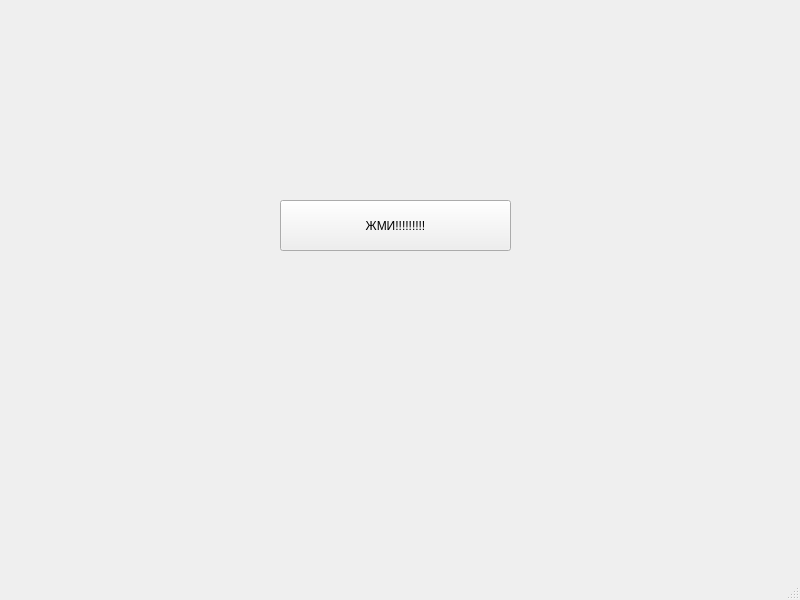
<?xml version="1.0" encoding="UTF-8"?>
<ui version="4.0">
 <class>MainWindow</class>
 <widget class="QMainWindow" name="MainWindow">
  <property name="geometry">
   <rect>
    <x>0</x>
    <y>0</y>
    <width>800</width>
    <height>600</height>
   </rect>
  </property>
  <property name="windowTitle">
   <string>MainWindow</string>
  </property>
  <widget class="QWidget" name="centralwidget">
   <widget class="QPushButton" name="pushButton">
    <property name="geometry">
     <rect>
      <x>280</x>
      <y>200</y>
      <width>231</width>
      <height>51</height>
     </rect>
    </property>
    <property name="text">
     <string>ЖМИ!!!!!!!!!</string>
    </property>
   </widget>
  </widget>
  <widget class="QMenuBar" name="menubar">
   <property name="geometry">
    <rect>
     <x>0</x>
     <y>0</y>
     <width>800</width>
     <height>21</height>
    </rect>
   </property>
  </widget>
  <widget class="QStatusBar" name="statusbar"/>
 </widget>
 <resources/>
 <connections/>
</ui>
